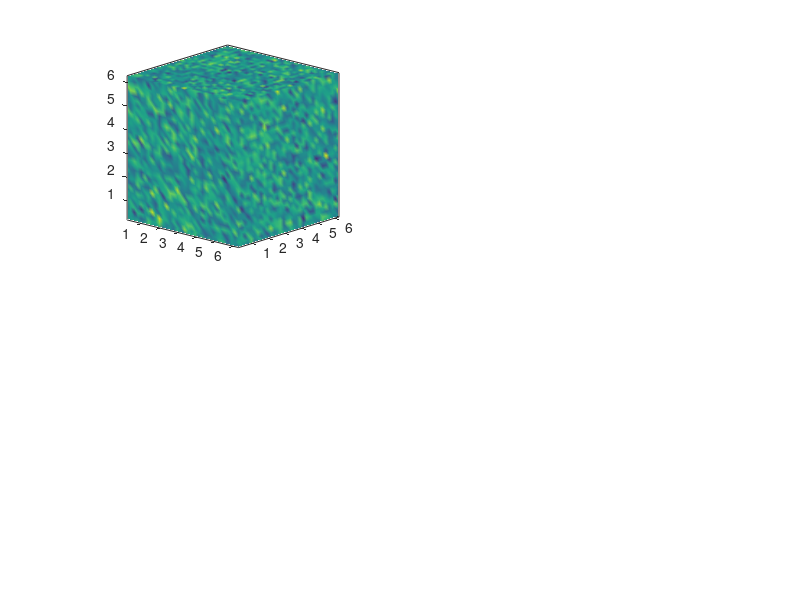

Write the MATLAB code that produced this figure. (Note: this script raises an error after producing the figure.)
function RMHD_3D

%%%%%%%%%%%%%%%%%%%%%%%%%%%%%%%%%%%%%
%%%                               %%%
%%%   Draft 3D RMHD Solver        %%%
%%%                               %%%
%%%   Uses Elsasser Formulation   %%%
%%%   for an Alfven Wave in a     %%%
%%%   Solid Hypertorus            %%%
%%%                               %%%
%%%%%%%%%%%%%%%%%%%%%%%%%%%%%%%%%%%%%

%% Options %%%%%%%%%%%%%%%%%%%%%%%%%%%%%%%%%%%%%
SlowModes        = 1;         % Calculate evolution of compressive modes in run
TF               = 1;         % Final Time

VariableTimeStep = 1;         % Enable variable time step, else dt must be defined below
% VARIABLE time step
Cutoff           = 100000;     % Maximum number of iterations for variable time step
CFL              = 0.13;      % Courant Number
% FIXED time step
dt               = 1e-3;      % Time Step (For fixed time step runs)

% PLOTTING
TScreen          = 500;       % Screen Update Interval Count (NOTE: plotting is usually slow) (Set to 0 for no plotting)
Fullscreen       = 1;         % Makes plot figure fullscreen !!! Forces figure to foreground through run !!!

%% Paramaters %%%%%%%%%%%%%%%%%%%%%%%%%%%%%%%%%%
va   = 1;      % Alfven velocity
nu   = 1e-3;   % Viscosity          !!! Check which type it is? (Just for label really) !!!
beta = 1;      % c_s/v_A

LX = 2*pi;     % Box-size (x-direction)
LY = 2*pi;     % Box-size (y-direction)
LZ = 2*pi;     % Box-size (z-direction)

NX = 32;       % Resolution in x
NY = 32;       % Resolution in y
NZ = 32;       % Resolution in z
N  = NX*NY*NZ;

if VariableTimeStep == 1
    time         = zeros(1, Cutoff+1);    % +1 accounts for t=0 (incase we reach the cutoff)
    dt_save      = zeros(1, Cutoff);
    E_z_plus     = zeros(1, Cutoff);
    E_z_minus    = zeros(1, Cutoff);
    E_s_plus     = zeros(1, Cutoff);
    E_s_minus    = zeros(1, Cutoff);
    
else
    time = dt:dt:TF;
    
    E_z_plus     = zeros(1,length(time));
    E_z_minus    = zeros(1,length(time));
    E_s_plus     = zeros(1,length(time));
    E_s_minus    = zeros(1,length(time));
end

dx = LX/NX;
dy = LY/NY;
dz = LZ/NZ;
dV = dx*dy*dz;

I=sqrt(-1);
bpar = 1/sqrt(1+(1/beta)^2);
grid_int = dV/N;
t=0.0;

%% Initialise wavevector grid %%%%%%%%%%%%%%%%%%

kx = (2*I*pi/LX)*[0:((NX/2)-1)  -(NX/2):-1];    % [0, 1, ..., NX/2-1, -NX/2, -NX/2+1, ..., -1]    % This is a formatting convention
ky = (2*I*pi/LY)*[0:((NY/2)-1)  -(NY/2):-1];
kz = (2*I*pi/LZ)*[0:((NZ/2)-1)  -(NZ/2):-1];
[KX, KY, KZ] = ndgrid(kx, ky, kz);

dealias = abs(KX)<(1/3)*NX & abs(KY)<(1/3)*NY & abs(KZ)<(1/3)*NZ;    % Cutting of frequencies for dealiasing using the 2/3 rule   (2/3)*(N/2)

k2_perp = KX.^2 + KY.^2;      % (Perpendicular) Laplacian in Fourier space
k2_poisson = k2_perp;
k2_poisson(1,1,:) = 1;        % Fixed Laplacian in F.S. for Poisson's equation (Because first entry was 0)
k2 = k2_perp + KZ.^2;         % Laplacian in F.S.
kperpmax = max([abs(kx) abs(ky)]);
kzmax    = max(abs(kz));
if VariableTimeStep == 0
    exp_correct = exp(dt*nu*k2);  % (Romain thinks k2) %%% !!! Can include linear term !!!
end

%% Initial Condition %%%%%%%%%%%%%%%%%%%%%%%%%%%

[i,j,k] = ndgrid((1:NX)*dx,(1:NY)*dy,(1:NZ)*dz);
XG = permute(i, [2 1 3]);
YG = permute(j, [2 1 3]);
ZG = permute(k, [2 1 3]);

Lap_z_plus  = k2_perp.*fftn(0.1*cos(2*pi*(4*i/LX - 2*j/LY - k/LZ)));
Lap_z_minus = k2_perp.*fftn(0.1*sin(2*pi*(i/LX + j/LY + k/LZ)));

% Lap_zeta_plus  = k2_perp.*fftn(1);
% Lap_zeta_minus = k2_perp.*fftn(0);

if SlowModes == 1
    s_plus  = fftn(0.01*cos(-2*pi*(k/LZ+4*i/LX)));
    s_minus = fftn(0.01*sin( 2*pi*(j/LY+k/LZ)));
end

% Another way to create initial condition
k2filter = k2_perp < 8*pi/LY;
Lap_z_plus = k2_perp.*k2filter.*fftn(randn(NX,NY,NZ));
Lap_z_minus = k2_perp.*k2filter.*fftn(randn(NX,NY,NZ));

%% Solver %%%%%%%%%%%%%%%%%%%%%%%%%%%%%%%%%%%%%%

k=0;
n=1;
while t<TF && n<Cutoff
    k=k+1;
    
    if VariableTimeStep == 1
        %% Update time-step        (!!Requires changing time vector!!)
        
        phi = abs((0.5)*(Lap_z_plus + Lap_z_minus)./k2_poisson);
        phi_x = real(ifftn(KX.*phi));    % y component of u_perp
        phi_y = real(ifftn(KY.*phi));    %-x component of u_perp
        
        u_perp = sqrt((phi_x).^2 + (phi_y).^2);
        u_time = abs(u_perp);
        
        psi = abs((0.5)*(Lap_z_plus - Lap_z_minus)./k2_poisson);
        psi_x = real(ifftn(KX.*psi));    % y component of b_perp
        psi_y = real(ifftn(KY.*psi));    %-x component of b_perp
        
        va_perp = sqrt(psi_x.^2 + psi_y.^2);
        va_time = abs(va_perp);
        
        gamma_NL = kperpmax.*(u_time + va_time);
        gamma_L  = kzmax*va;
        dt_grid = CFL./(gamma_NL + gamma_L);
        
        dt = min(dt_grid(:));
        
        dt_save(n) = dt;
        time(n+1)  = time(n) + dt;
        exp_correct = exp(dt*nu*k2);  % Romain thinks k2 %%%                        !!! Can include linear term !!!
    end
    
    %%% Update zeta p/m for new time-step
    z_plus = Lap_z_plus./k2_poisson;
    z_minus = Lap_z_minus./k2_poisson;
    
    %%% Compute Poisson Brackets
    
    % Calculates derivatives for PB
    zp_x  = real(ifftn(KX.*z_plus));
    zm_x  = real(ifftn(KX.*z_minus));
    zp_y  = real(ifftn(KY.*z_plus));
    zm_y  = real(ifftn(KY.*z_minus));
    
    if SlowModes == 1
        sp_x  = real(ifftn(KX.*s_plus));
        sm_x  = real(ifftn(KX.*s_minus));
        sp_y  = real(ifftn(KY.*s_plus));
        sm_y  = real(ifftn(KY.*s_minus));
    end
    
    Lzp_x = real(ifftn(KX.*Lap_z_plus));
    Lzm_x = real(ifftn(KX.*Lap_z_minus));
    Lzp_y = real(ifftn(KY.*Lap_z_plus));
    Lzm_y = real(ifftn(KY.*Lap_z_minus));
    
    % Calculates PB
    % Alfven
    PB_zp_Lzm = fftn((zp_x.*Lzm_y) - (zp_y.*Lzm_x));
    PB_zm_Lzp = fftn((zm_x.*Lzp_y) - (zm_y.*Lzp_x));
    PB_zp_zm  = fftn((zp_x.*zm_y)  - (zp_y.*zm_x));
    
    % Compressive
    if SlowModes == 1
        PB_zp_sp  = fftn((zp_x.*sp_y)  - (zp_y.*sp_x));
        PB_zp_sm  = fftn((zp_x.*sm_y)  - (zp_y.*sm_x));
        PB_zm_sp  = fftn((zm_x.*sp_y)  - (zm_y.*sp_x));
        PB_zm_sm  = fftn((zm_x.*sm_y)  - (zm_y.*sm_x));
    end
    
    NL_z_Sup = -(0.5).*(PB_zp_Lzm + PB_zm_Lzp).*dealias;
    NL_z_Lap = -(0.5).*k2_perp.*PB_zp_zm.*dealias;
    NL_z_plus  = NL_z_Sup - NL_z_Lap;
    NL_z_minus = NL_z_Sup + NL_z_Lap;
    
    if SlowModes == 1
        NL_s_plus   = -(0.5).*((1-bpar).*PB_zp_sp + (1+bpar).*PB_zm_sp).*dealias;
        NL_s_minus  = -(0.5).*((1+bpar).*PB_zp_sm + (1-bpar).*PB_zm_sm).*dealias;
    end
    %%% Compute Linear terms
    
    Lin_z_plus  =   va.*KZ.*Lap_z_plus;
    Lin_z_minus =  -va.*KZ.*Lap_z_minus;
    
    if SlowModes == 1
        Lin_s_plus     =  (va*bpar).*KZ.*s_plus;
        Lin_s_minus    = -(va*bpar).*KZ.*s_minus;
    end
    %%% Compute Solution at the next step %%%
    
    Lap_z_plus_new  = dt*(Lin_z_plus + NL_z_plus) + Lap_z_plus;
    Lap_z_minus_new = dt*(Lin_z_minus + NL_z_minus) + Lap_z_minus;
    
    Lap_z_plus_new  = Lap_z_plus_new.*exp_correct;
    Lap_z_minus_new = Lap_z_minus_new.*exp_correct;
    
    if SlowModes == 1
        s_plus_new         = dt*(Lin_s_plus + NL_s_plus) + s_plus;
        s_minus_new        = dt*(Lin_s_minus + NL_s_minus) + s_minus;
        
        s_plus_new  = s_plus_new.*exp_correct;
        s_minus_new = s_minus_new.*exp_correct;
    end
    %%% Energy %%%
    
    E_z_plus_grid  = (abs(Lap_z_plus_new).^2)./abs(k2_poisson);
    E_z_minus_grid = (abs(Lap_z_minus_new).^2)./abs(k2_poisson);
    
    E_z_plus(n)  = (0.5)*sum(E_z_plus_grid(:))*(grid_int);
    E_z_minus(n) = (0.5)*sum(E_z_minus_grid(:))*(grid_int);
    
    if SlowModes == 1
        E_s_plus_grid     = (abs(s_plus_new)).^2;
        E_s_minus_grid    = (abs(s_minus_new)).^2;
        
        E_s_plus(n)     = (0.5)*sum(E_s_plus_grid(:))*(grid_int);
        E_s_minus(n)    = (0.5)*sum(E_s_minus_grid(:))*(grid_int);
    end
    t=t+dt;
    
    %% Plotting %%%         %%% Can add better slow mode switch (get rid of 2 subplots)
    if (k == TScreen)
        
        %Go back to real space for plotting
        zp  = double(permute(real(ifftn(Lap_z_plus_new./k2_poisson)),[2,1,3]));
        zm  = double(permute(real(ifftn(Lap_z_minus_new./k2_poisson)),[2,1,3]));
        if SlowModes == 1
            sp     = double(permute(real(ifftn(s_plus_new)),[2,1,3]));
            sm     = double(permute(real(ifftn(s_minus_new)),[2,1,3]));
        end
        figure(1)
        if Fullscreen == 1
            set(gcf, 'Units', 'Normalized', 'OuterPosition', [0, 0.04, 1, 0.96])        % Makes figure fullscreen
        end
        if SlowModes == 1
            subplot(2,2,1)
        else
            subplot(1,2,1)
        end
        hold on
        hx = slice(XG, YG, ZG, zp, LX, [], []);
        set(hx,'FaceColor','interp','EdgeColor','none')
        hy = slice(XG, YG, ZG, zp, [], dy, []);
        set(hy,'FaceColor','interp','EdgeColor','none')
        hz = slice(XG, YG, ZG, zp, [], [], LZ);
        set(hz,'FaceColor','interp','EdgeColor','none')
        hold off
        daspect([1,1,1])
        axis tight
        box on
        view(42,16)
        camproj perspective
        set(gcf,'Renderer','zbuffer')
        title([num2str(t,'%0.3f') '  \zeta^+'])
        xlabel('x')
        ylabel('y')
        zlabel('z')
        colorbar
        
        if SlowModes == 1
            subplot(2,2,2)
        else
            subplot(1,2,2)
        end
        hold on
        hx = slice(XG, YG, ZG, zm, LX, [], []);
        set(hx,'FaceColor','interp','EdgeColor','none')
        hy = slice(XG, YG, ZG, zm, [], dy, []);
        set(hy,'FaceColor','interp','EdgeColor','none')
        hz = slice(XG, YG, ZG, zm, [], [], LZ);
        set(hz,'FaceColor','interp','EdgeColor','none')
        hold off
        daspect([1,1,1])
        axis tight
        box on
        view(42,16)
        camproj perspective
        set(gcf,'Renderer','zbuffer')
        title('\zeta^-')
        xlabel('x')
        ylabel('y')
        zlabel('z')
        colorbar
        
        if SlowModes == 1
            subplot(2,2,3)
            hold on
            hx = slice(XG, YG, ZG, sp, LX, [], []);
            set(hx,'FaceColor','interp','EdgeColor','none')
            hy = slice(XG, YG, ZG, sp, [], dy, []);
            set(hy,'FaceColor','interp','EdgeColor','none')
            hz = slice(XG, YG, ZG, sp, [], [], LZ);
            set(hz,'FaceColor','interp','EdgeColor','none')
            hold off
            
            daspect([1,1,1])
            axis tight
            box on
            view(42,16)
            camproj perspective
            set(gcf,'Renderer','zbuffer')
            title('z^+')
            xlabel('x')
            ylabel('y')
            zlabel('z')
            colorbar
            
            subplot(2,2,4)
            hold on
            hx = slice(XG, YG, ZG, sm, LX, [], []);
            set(hx,'FaceColor','interp','EdgeColor','none')
            hy = slice(XG, YG, ZG, sm, [], dy, []);
            set(hy,'FaceColor','interp','EdgeColor','none')
            hz = slice(XG, YG, ZG, sm, [], [], LZ);
            set(hz,'FaceColor','interp','EdgeColor','none')
            hold off
            
            daspect([1,1,1])
            axis tight
            box on
            view(42,16)
            camproj perspective
            set(gcf,'Renderer','zbuffer')
            title('z^-')
            xlabel('x')
            ylabel('y')
            zlabel('z')
            colorbar
        end
        %         saveas(gcf, ['./gif/' num2str(t) '.jpg'])
        drawnow
        k=0;
    end
    
    % Update variables for next timestep
    n = n+1;
    Lap_z_plus  = Lap_z_plus_new;
    Lap_z_minus = Lap_z_minus_new;
    if SlowModes == 1
        s_plus         = s_plus_new;
        s_minus        = s_minus_new;
    end
end

%% Energy Plot %%%%%%%%%%%%%%%%%%%%%%%%%%%%%%%%%
if VariableTimeStep == 1
    % Cut off trailing zeros from time and energy vectors
    time = time(2:find(time,1,'last'));
    E_z_plus  = E_z_plus(1:length(time));
    E_z_minus = E_z_minus(1:length(time));
    E_s_plus  = E_s_plus(1:length(time));
    E_s_minus = E_s_minus(1:length(time));
end

figure(2)
if SlowModes == 1
    subplot(1,2,1)
    plot(time, E_z_plus, time, E_z_minus)
    title('\zeta^{\pm} "Energy"')
    legend('\zeta^+', '\zeta^-', 'Location', 'Best')
    xlabel('Time')
    axis([0 TF 0 1.1*max([E_z_plus E_z_minus])])
    
    subplot(1,2,2)
    plot(time, E_s_plus, time, E_s_minus)
    title('z^{\pm} "Energy"')
    legend('z^+', 'z^-', 'Location', 'Best')
    xlabel('Time')
    axis([0 TF 0 1.1*max([E_s_plus E_s_minus])])
else
    plot(time, E_z_plus, time, E_z_minus)
    title('\zeta^{\pm} "Energy"')
    legend('\zeta^+', '\zeta^-', 'Location', 'Best')
    xlabel('Time')
    axis([0 TF 0 1.1*max([E_z_plus E_z_minus])])
end
end
